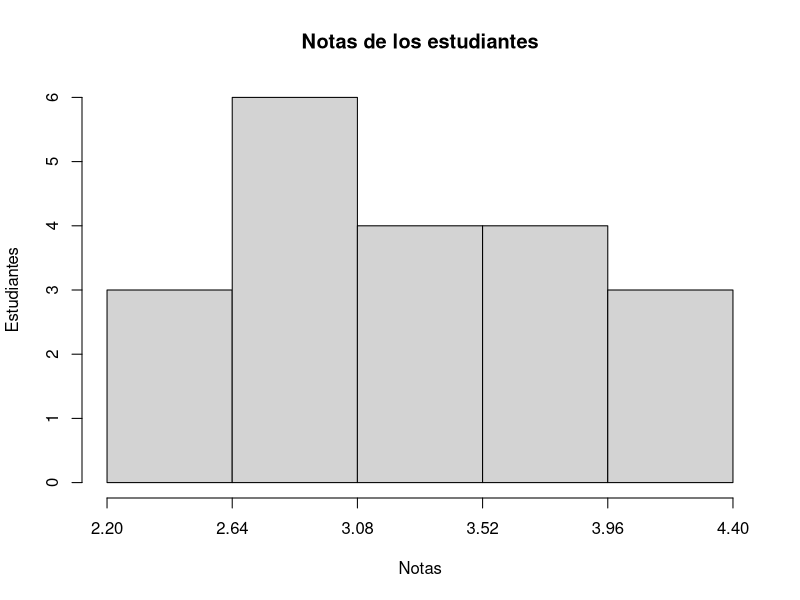

The R source for this figure:
datos<-c(3.0, 4.0, 3.0, 3.6, 4.4, 2.6, 2.6, 3.2, 3.0, 3.8, 3.6, 3.0, 3.2, 4.0, 3.2, 3.0, 3.6, 3.2, 2.8, 2.2)
datos_or<-datos

#defino max y minimo para el tamano del intervalo
max<-max(datos)
min<-min(datos)
# tamano intervalo
len_intervalo <- (max-min)/5

#inicio el actual como el minimo
actual<-min+len_intervalo
#inicio un vector vacio
intervalos<-vector()

for(i in 1:5){
  #creo un vector de intervalos para luego evaluar los rangos
  intervalos<-c(intervalos,actual)
  actual<-actual+len_intervalo
}

# ordeno los datos para contar mejor
datos<-sort(datos)
#vector donde se cuenta frecuencia
frecuencia<-c(rep(0,5))
#indice para saber con que intervalo comparo
indice_comp<-1
#indice dato
d<-1

while(d<=length((datos))){
  if(datos[d]<=intervalos[indice_comp]){
    frecuencia[indice_comp]<-frecuencia[indice_comp]+1
    d<-d+1
  }else{
    indice_comp<-indice_comp+1
  }
}

nombres<-vector()

for(i in intervalos){
  nombres<-c(nombres,paste(c(i-len_intervalo,i),collapse = " - "))
}

a<-intervalos
b<-frecuencia

#tabla de frecuencias
x<-a
absoluta<-b
absoluta_acumulada <- cumsum(b)
frecuencia_relativa<-b/sum(b)
relativa_acumulada <- cumsum(b/sum(b))
cbind(x,absoluta,absoluta_acumulada,frecuencia_relativa, relativa_acumulada)

datos<-datos_or

# medidas de tendencia central
summary(datos)

ancho_clase=c(min(datos),intervalos)

#histograma de frecuencias
hist(datos,breaks = ancho_clase,xlim=c(min(datos),max(datos)),xaxt="n",main="Notas de los estudiantes",xlab="Notas",ylab="Estudiantes")
axis(1, ancho_clase,las=1, font=1,cex.axis=1)